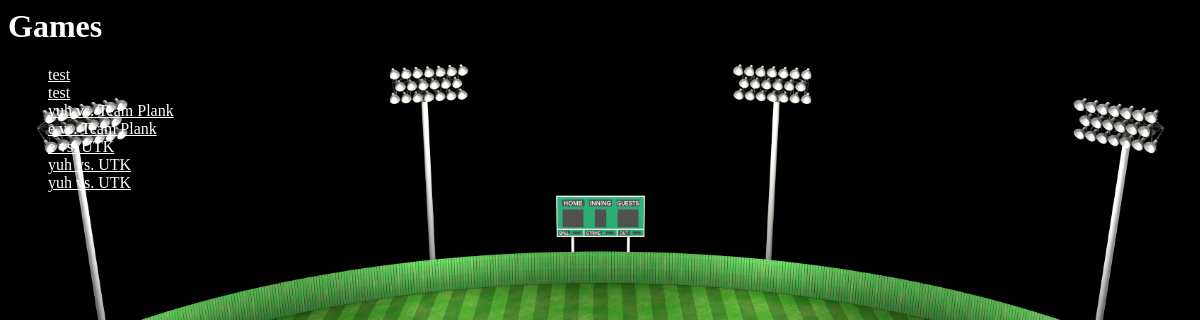
The app's page /tagger/game_index/, older data.
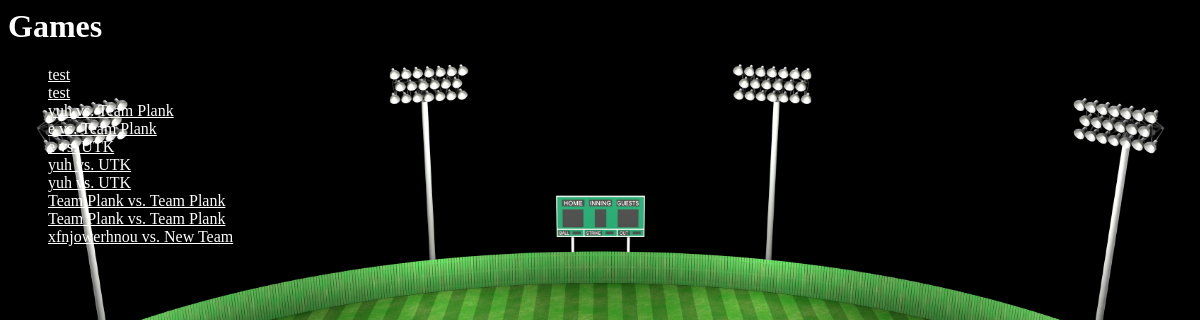
The same page, newer data.
### tagger/models.py (models this page shows, shortened)
class Game(models.Model):
    game_title = models.CharField(max_length=200)
    team1 = models.ForeignKey(Roster, on_delete=models.CASCADE, null=True, related_name='team1')
    team2 = models.ForeignKey(Roster, on_delete=models.CASCADE, null=True, related_name='team2')
    start_time = models.DateTimeField('time started', default=timezone.now())
    date = models.DateTimeField('date', default=timezone.now())

### tagger/views.py (the view)
# urls.py: path('game_index/', views.game_index.as_view(), name='game_index'),
class game_index(generic.ListView):
    template_name = 'tagger/game_index.html'
    context_object_name = 'all_games_list'
    def get_queryset(self):
        return Game.objects.all()

### tagger/templates/tagger/game_index.html
<h1 style="color: white">{{"Games"}}</h1>
{% if all_games_list %}
    <ul>
    {% for game in all_games_list %}
        <li><a href="{% url 'tagger:game_details' game.id %}">{{ game.game_title }}</a></li>
    {% endfor %}
    </ul>
{% else %}
    <p style="color: white">No games are available.</p>
{% endif %}
{% load static %}
<link rel="stylesheet" type="text/css" href="{% static 'tagger/homepage.css' %}">

Row changes from the older to the newer data that the page shows:
added Game: game_title "Team Plank vs. Team Plank"
added Game: game_title "Team Plank vs. Team Plank"
added Game: game_title "xfnjowerhnou vs. New Team"
